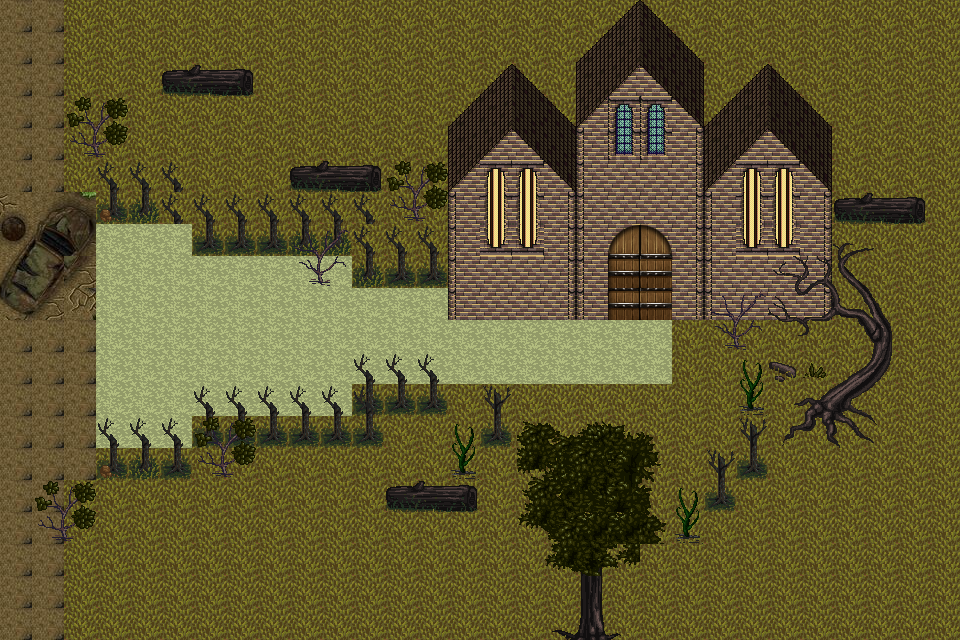

This game map was drawn from its Tiled (.tmx) file and the tilesets committed beside it. A one-line description and the trimmed map source follow:
An orthogonal 30x20 tile map with 32x32 px tiles, 4 tile layers (HerbeBackgroud, obstacles, manoir, superpositionArbre), 6 tilesets.

<map version="1.9" tiledversion="1.9.2" orientation="orthogonal" renderorder="right-down" width="30" height="20" tilewidth="32" tileheight="32" infinite="0" nextlayerid="14" nextobjectid="20">
 <editorsettings>
  <export format="tmx" />
 </editorsettings>
 <tileset firstgid="1" source="hyptosis.tsx" />
 <tileset firstgid="901" source="6.tsx" />
 <tileset firstgid="2005" source="7.tsx" />
 <tileset firstgid="2261" source="Voiture.tsx" />
 <tileset firstgid="3559" source="voituretest.tsx" />
 <tileset firstgid="4909" source="gate.tsx" />
 <layer id="1" name="HerbeBackgroud" width="30" height="20">
  <data>[600 cells, 599 non-empty, 15 distinct tile ids]</data>
 </layer>
 <layer id="9" name="obstacles" width="30" height="20">
  <data>[600 cells, 282 non-empty, 87 distinct tile ids]</data>
 </layer>
 <layer id="12" name="manoir" width="30" height="20">
  <data>[600 cells, 45 non-empty, 7 distinct tile ids]</data>
 </layer>
 <layer id="10" name="superpositionArbre" width="30" height="20">
  <data>[600 cells, 13 non-empty, 11 distinct tile ids]</data>
 </layer>
</map>
